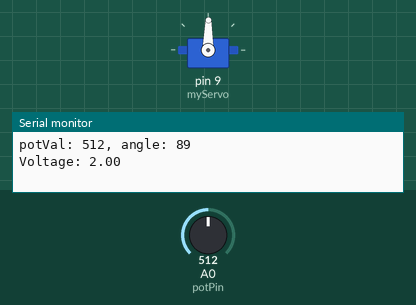
Simulated run of this sketch. Board: Arduino Uno, built with avr-gcc and run on an emulated ATmega328P. On the bench: servo, the last lines printed to the serial monitor. The test bench sets the inputs (shaded band); at power-on: A0 (potPin) = 512.

Above: at 1.2 s.
1.3 s: A0 (potPin) set to 716
At 2.8 s:
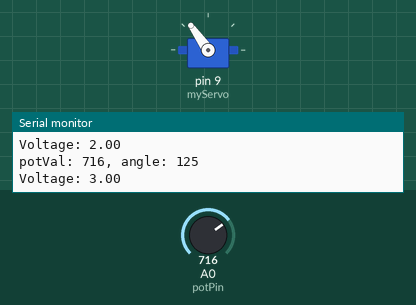
3.5 s: A0 (potPin) set to 900
At 4.3 s:
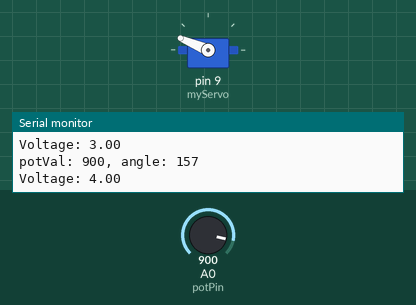
5.5 s: A0 (potPin) set to 1023
At 7.1 s:
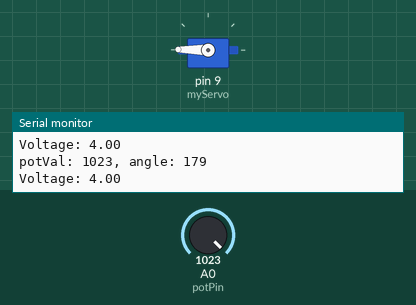
7.5 s: A0 (potPin) set to 306
At 8.7 s:
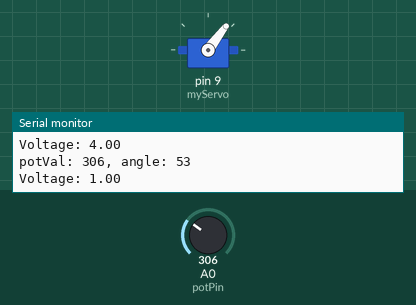
9.5 s: A0 (potPin) set to 122
At 10.3 s:
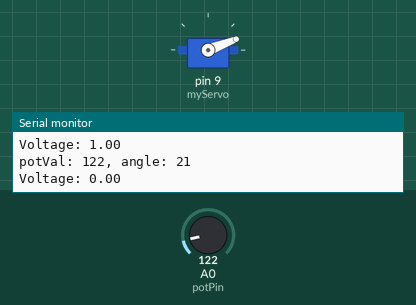
11.5 s: A0 (potPin) set to 511
At 13.0 s:
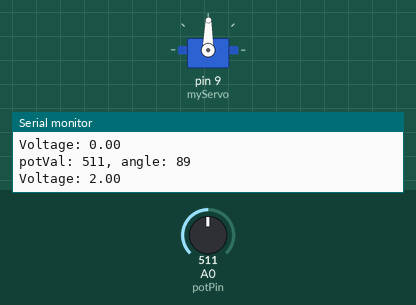
Timing chart, 0 to 14.5 s (numbered marks = the images above; inputs shaded):
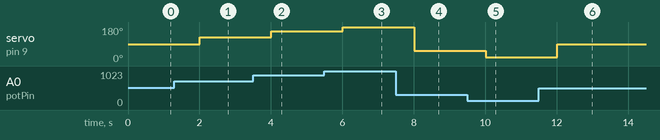

The sketch:

Servo.ino
```cpp
#include <Servo.h>

//class   ojbect;
Servo myServo;

int const potPin = A0;   //read potentiometer voltage
int potVal;
int angle;

void setup() {
  myServo.attach(9);  //attach servo to Dpin
  Serial.begin(9600);
  }

void loop() {
  float voltage = analogRead(A0)*5/1024;    //analog input to input voltage (component's voltage)

  potVal = analogRead(potPin);
  Serial.print("potVal: ");
  Serial.print(potVal);

  angle = map(potVal, 0, 1023, 0, 179);  //map input read to range with lower maximum
  Serial.print(", angle: ");
  Serial.println(angle);

 // Serial.println(analogRead(A0));

  Serial.print("Voltage: "); // potentionmeter voltage
  Serial.println(voltage);
 /* Serial.println(myServo.read());
  Serial.println(digitalRead(9));*/
  myServo.write(angle);
  //myServo.write(75);

  delay(2000);
 }
```

Measured:
- after the input at 1.3 s, servo on pin 9 (myServo): 89° → 125° after 0.70 s
- after the input at 3.5 s, servo on pin 9 (myServo): 125° → 157° after 0.50 s
- after the input at 5.5 s, servo on pin 9 (myServo): 157° → 179° after 0.51 s
- after the input at 7.5 s, servo on pin 9 (myServo): 179° → 53° after 0.51 s
- after the input at 9.5 s, servo on pin 9 (myServo): 53° → 21° after 0.51 s
- after the input at 11.5 s, servo on pin 9 (myServo): 21° → 89° after 0.51 s
